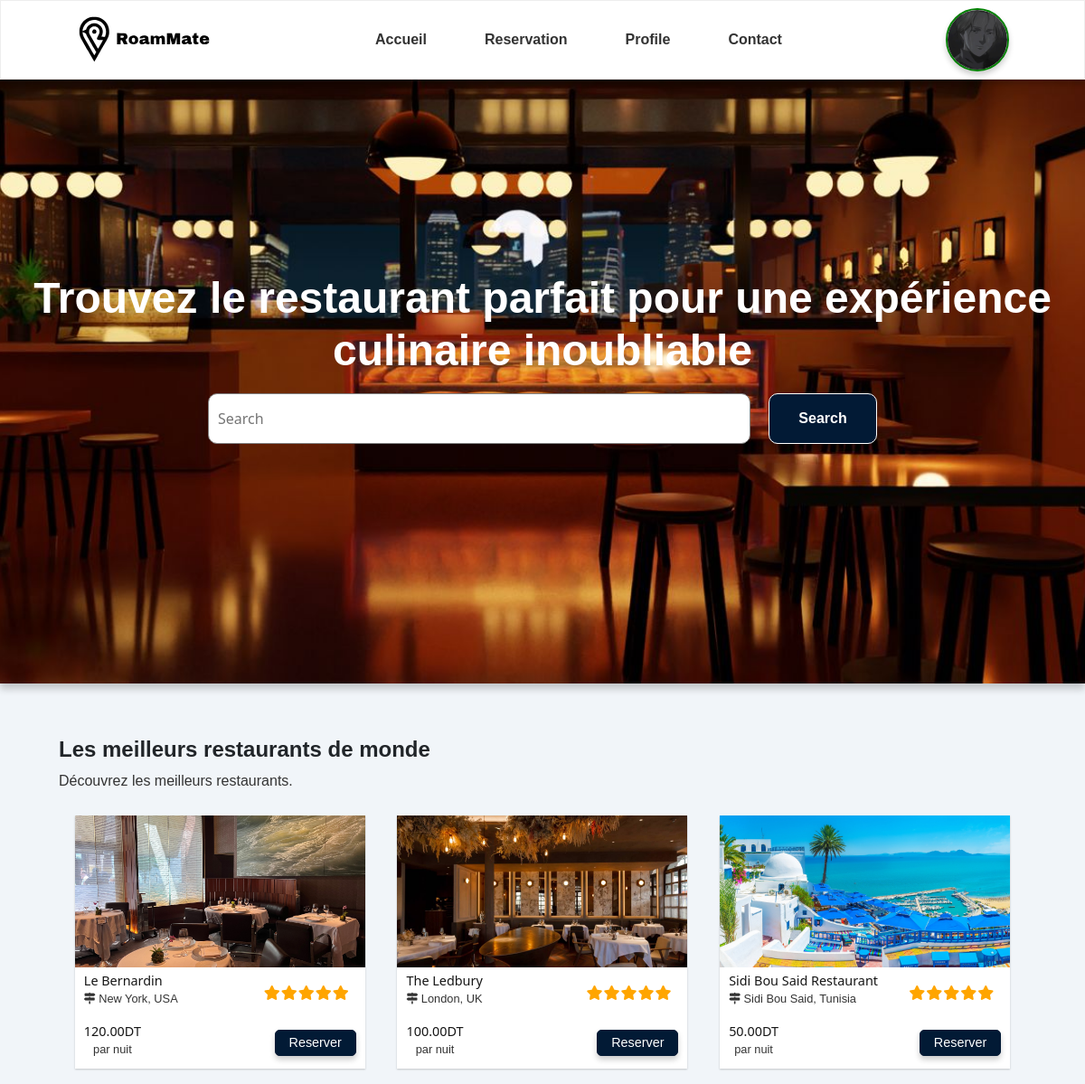
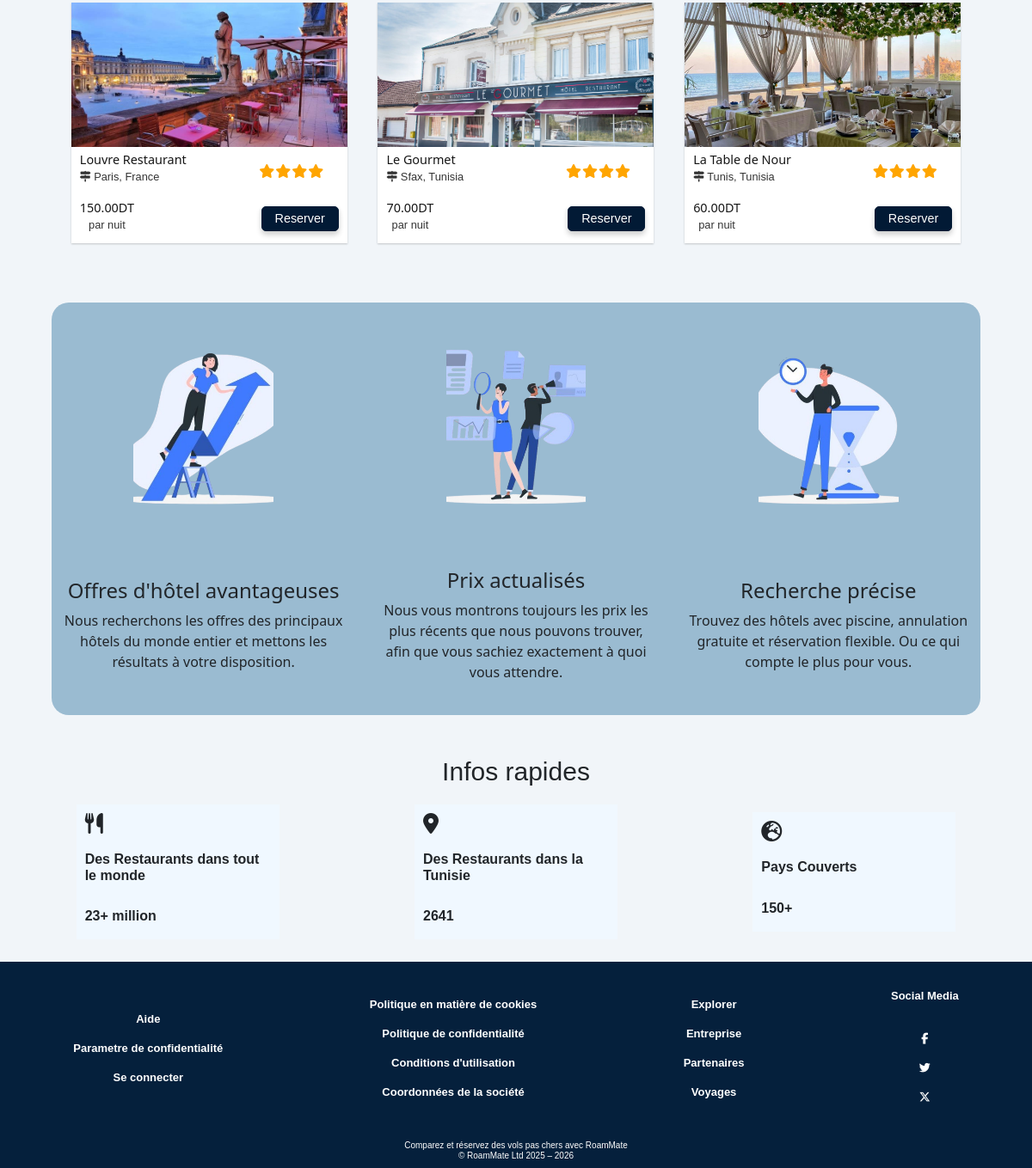
The page /pages/Restaurants.php (signed in) on the database its author committed (2 pictures, top to bottom).
### tables this page shows
CREATE TABLE `users` (
  `id` int(11) NOT NULL,
  `username` varchar(50) NOT NULL,
  `email` varchar(100) NOT NULL,
  `phone` int(8) DEFAULT NULL,
  `location` varchar(100) DEFAULT NULL,
  `photo` varchar(255) NOT NULL DEFAULT 'RoamMate/pictures/defaultpfp.jpg',
  `password` varchar(255) NOT NULL,
  `sexe` varchar(10) DEFAULT NULL
);

CREATE TABLE `establishments` (
  `id_establishment` int(11) NOT NULL,
  `name` varchar(100) NOT NULL,
  `location` varchar(100) DEFAULT NULL,
  `type` enum('hotel','restaurant','workspace') NOT NULL,
  `price` decimal(10,2) DEFAULT NULL,
  `photo` varchar(255) DEFAULT NULL,
  `stars` int(11) DEFAULT NULL CHECK (`stars` >= 0 and `stars` <= 5),
  `description` text DEFAULT NULL
);

### pages/Restaurants.php (the view, shortened to what this page needs)
<!DOCTYPE html>
<html lang="en">
<head>
  <link href="https://cdn.jsdelivr.net/npm/bootstrap@5.3.3/dist/css/bootstrap.min.css" rel="stylesheet">
  <link rel="stylesheet" href="../styles/style2.css">
  <link rel="stylesheet" href="../styles/responsive.css">
  <link rel="stylesheet" href="../styles/reservation_form.css">
</head>
<body>
  <?php
    include("components/header.php");
    require_once("../config/database.php");
  ?>
  <div class="search" id="restaurants">
    <h1>Trouvez le restaurant parfait pour une expérience culinaire inoubliable</h1>
    <div class="search-container">
      <form action="results.php" method="GET">
        <input type="search" placeholder="Search" name="query" required>
        <button id="search" type="submit">Search</button>
      </form>
    </div>
  </div>
  <div class="articles-container">
    <div class="sub-recommendations">
      <h4>Les meilleurs restaurants de monde</h4>
      <p>Découvrez les meilleurs restaurants.</p>
      <div class="recomm-options">
        <?php
          $req = "SELECT * FROM establishments WHERE type = 'restaurant' ORDER BY stars desc, price desc LIMIT 6";
          $res = $cnx->query($req);
          if($res->rowCount() > 0){
            foreach($res as $row){
        ?>
        <div class="article1" id="art">
          <div class="photo-cont">
            <img src="../pictures/est/<?php echo htmlspecialchars($row['photo']);?> " alt="" loading="lazy">
          </div>
          <div class="article-info">
            <div class="name">
              <h5><?php echo htmlspecialchars($row['name']) ?></h5>
              <p><i class="fa-solid fa-signs-post"></i> <?php echo htmlspecialchars($row['location']) ?> </p>
            </div>
            <div class="rating">
              <?php
                for ($i = 0; $i < $row['stars']; $i++) {
                  echo '<i class="fa-solid fa-star"></i>';
                }
              ?>
            </div>
          </div>
          <div class="article-info">
            <div class="price"><h5><?php echo htmlspecialchars($row['price']) ?>DT</h5><p>par nuit</p></div>
            <button data-bs-toggle="modal" data-bs-target="#<?php echo $row['id_establishment']; ?>">Reserver</button>
          </div>
        </div>
        <?php
        }
          }
          else{
            echo "<h1>No articles available ...</h1>";
          }
        ?>
      </div>
    </div>
  </div>
    <div class="panel-container">
      <div class="panels">
        <div class="panel1">
          <div class="photo-container">
            <img src="../pictures/offres.png" alt="" loading="lazy">
          </div>
          <div class="panel-content">
            <h4>Offres d'hôtel avantageuses</h4>
            <p>Nous recherchons les offres des principaux hôtels du monde entier et mettons les résultats à votre disposition.</p>
          </div>
        </div>
        <div class="panel1">
          <div class="photo-container">
            <img src="../pictures/prix.png" alt="" loading="lazy">
          </div>
          <div class="panel-content">
            <h4>Prix actualisés</h4>
            <p>Nous vous montrons toujours les prix les plus récents que nous pouvons trouver, afin que vous sachiez exactement à quoi vous attendre.</p>
          </div>
        </div>
        <div class="panel1">
          <div class="photo-container">
            <img src="../pictures/temp.png" alt="" loading="lazy">
          </div>
          <div class="panel-content">
            <h4>Recherche précise</h4>
            <p>Trouvez des hôtels avec piscine, annulation gratuite et réservation flexible. Ou ce qui compte le plus pour vous.</p>
          </div>
        </div>
      </div>
    </div>
  <div class="infos-rapide">
    <center><h5>Infos rapides</h5></center>
    <div class="infos-container">
      <div class="infos">
        <i class="fa-solid fa-utensils"></i>
        <h6>Des Restaurants dans tout le monde</h6>
        <h6>23+ million</h6>
      </div>
      <div class="infos">
        <i class="fa-solid fa-location-dot"></i>
        <h6>Des Restaurants dans la Tunisie</h6>
        <h6>2641</h6>
      </div>
      <div class="infos">
        <i class="fa-solid fa-earth-europe"></i>
        <h6>Pays Couverts</h6>
        <h6>150+</h6>
      </div>
    </div>
  </div>
</body>
</html>

### pages/components/header.php (shortened to what this page needs)
<header>
    <div class="logo">
      <a href="Accueil.php"><img src="../pictures/logo.svg" width="150px" height="65px" loading="lazy"></a>
    </div>
    <div class="nav">
      <li><a href="Accueil.php" class="nav-link">Accueil</a></li>
      <li class="appear">
        <a href="#recommendations" class="nav-link">Reservation</a>
      </li>
      <li><a href="profile.php" class="nav-link">Profile</a></li>
      <li><a href="contact.php" class="nav-link">Contact</a></li>
    </div>
    <?php
    require_once("../config/database.php");
    if(!isset($_SESSION["user_id"])){
      echo'
        <div class="connection">
          <li><a href="login.php">Log In</a></li>
          <button id="getstarted">Get Started</button>
        </div>
      ';
    }
    else{
      $user_id = $_SESSION['user_id'];
      $req = "SELECT photo FROM users WHERE id = '$user_id'";
      $res = $cnx->query($req);
      $image = $res->fetchAll();
      if(empty($image[0][0])) {
        echo '
          <div class="profile-picture">
            <img src="../pictures/Default-pfp.svg" alt="" width="50" height="50">
          </div>
        ';
      }
      else {
        echo '
          <div class="profile-picture">
            <img src="'.$image[0][0].'" alt="" width="50" height="50">
          </div>
        ';
      }
    }
    ?>
  </header>

### styles/reservation_form.css (style rules this page uses)
h1 { font-family: Arial, Helvetica, sans-serif; font-size: 1.5rem; font-weight: 600; color: #05203c; }

### rows shown on the page
users: photo (placeholder picture)
establishments: photo (picture), name "Le Bernardin", location "New York, USA", stars 5 (drawn), price "120.00"
establishments: photo (picture), name "The Ledbury", location "London, UK", stars 5 (drawn), price "100.00"
establishments: photo (picture), name "Sidi Bou Said Restaurant", location "Sidi Bou Said, Tunisia", stars 5 (drawn), price "50.00"
establishments: photo (picture), name "Louvre Restaurant", location "Paris, France", stars 4 (drawn), price "150.00"
establishments: photo (picture), name "Le Gourmet", location "Sfax, Tunisia", stars 4 (drawn), price "70.00"
establishments: photo (picture), name "La Table de Nour", location "Tunis, Tunisia", stars 4 (drawn), price "60.00"
